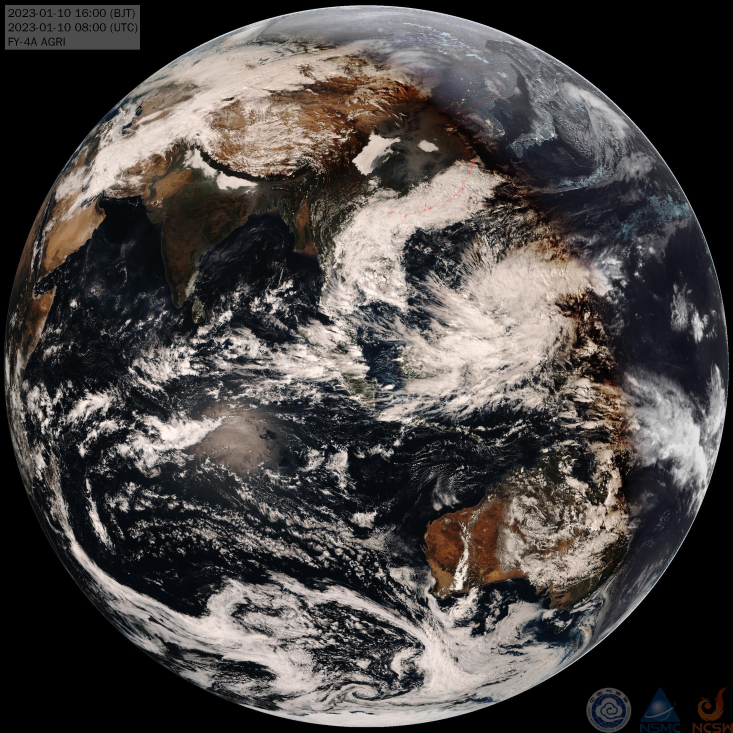
#> input picture bin/pic/cache_wallpaper.jpg, 2198 x 2198 px, found by its file name (shown at 1/3 size)
$ python fy4a.py
#> lines starting #> are read from the running program, lines starting #| are printed output that depends on the picture
import requests
#import time
import os
from PIL import Image

file_cache= os.environ['HOME'] + '/data/fy4a/pic/cache_wallpaper.jpg'
file_final= os.environ['HOME'] + '/data/fy4a/pic/final.jpg'

def checkDir(download_path):
  mkdirlambda = lambda x: os.makedirs(x) if not os.path.exists(x) else True  # 目录是否存在,不存在则创建
  mkdirlambda(download_path)


def crawlWallpaper(download_path = "pic"):
  checkDir(download_path)
  picture_url = 'http://img.nsmc.org.cn/CLOUDIMAGE/FY4A/MTCC/FY4A_DISK.JPG'
  res = requests.get(picture_url)
  with open(os.path.join(download_path, './cache_wallpaper.jpg'), 'wb') as f:
    f.write(res.content)


img = Image.open(file_cache)
#> img is the input picture: PIL image 2198x2198 RGB; mean R, G, B 75.8, 71.4, 69.7
imgSize = img.size
#> imgSize = (2198, 2198)
w = img.width
#> w = 2198
h = img.height
#> h = 2198
#> (the call stopped at in crawlWallpaper, `res = requests.get(picture_url)`: the network is not available in this run)


def redraw_upper_left(path, earth_w, earth_h):
    # size = 1920, 1080
#> called with earth_w = 2198, earth_h = 2198
    image1 = Image.new("RGB", (int(260 * earth_w / 1080), int(80 * earth_h / 1080)))
#> image1: PIL image 529x162 RGB; every value is 0

    image2 = Image.open(path)
    image2 = image2.resize((earth_w, earth_h), )

    image2.paste(image1, (0, 0))

    newpath = os.path.dirname(path) + '/final' + os.path.splitext(path)[1]
    image2.save(newpath, "JPEG")
    return newpath

def redraw_bottom_right(path, earth_w, earth_h):
    # size = 1920, 1080
#> called with earth_w = 2198, earth_h = 2198
    image1 = Image.new("RGB", (int(250 * earth_w / 1080), int(80 * earth_h / 1080)))
#> image1: PIL image 508x162 RGB; every value is 0

    image2 = Image.open(path)
    image2 = image2.resize((earth_w, earth_h), )

    # image.thumbnail(size)
    bw, bh = image1.size
#> bw = 508; bh = 162
    lw, lh = image2.size
#> lw = 2198; lh = 2198

    image2.paste(image1, (lw - bw, lh - bh))

    newpath = os.path.dirname(path) + '/final' + os.path.splitext(path)[1]
    image2.save(newpath, "JPEG")
    return newpath

def redraw_left_right(path, screen_w, screen_h, earth):
    # size
#> called with screen_w = 2198, screen_h = 2198, earth = 1200
    image1 = Image.new("RGB", (screen_w, screen_h))
#> image1: PIL image 2198x2198 RGB; every value is 0

    image2 = Image.open(path)
    image2 = image2.resize((earth, earth), )
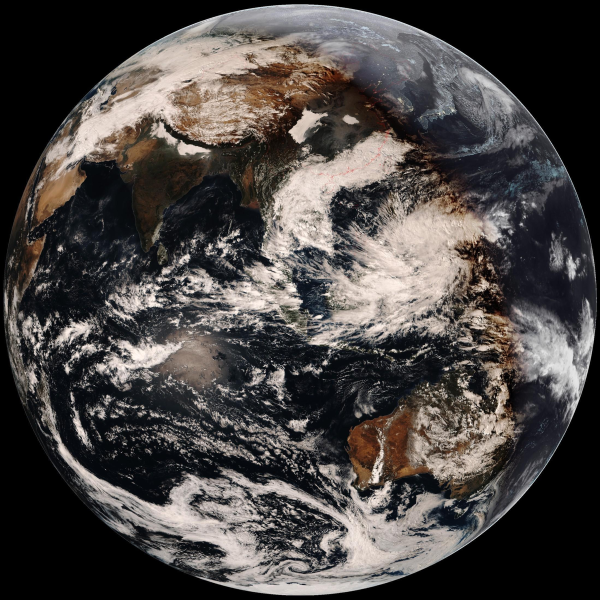
#> image2: PIL image 1200x1200 RGB (shown at 1/2 size); mean R, G, B 74.8, 70.4, 68.7

    # image.thumbnail(size)
    bw, bh = image1.size
#> bw = 2198; bh = 2198
    lw, lh = image2.size
#> lw = 1200; lh = 1200
    image1.paste(image2, (int((bw - lw) / 2), int((bh - lh) / 2)))
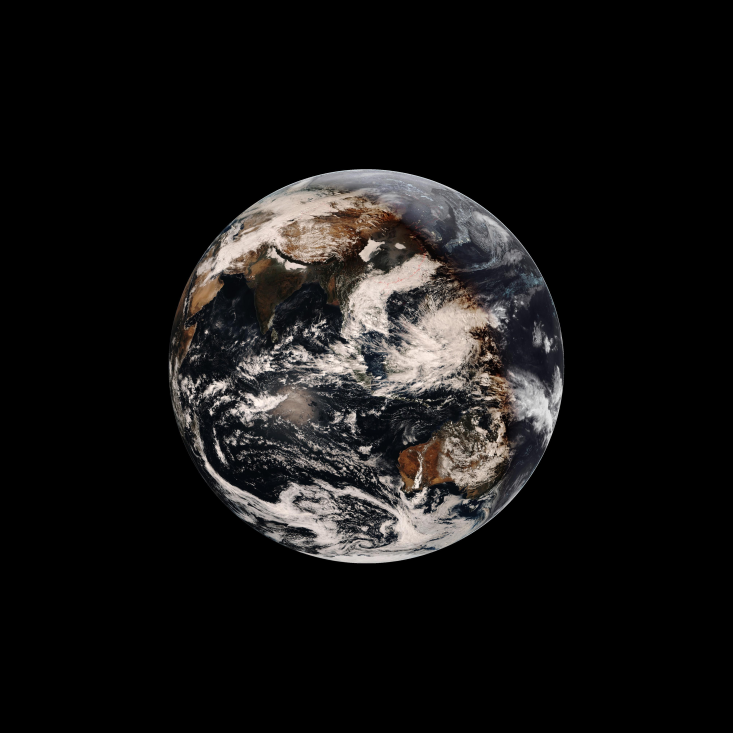
#> image1: PIL image 2198x2198 RGB (shown at 1/3 size); mean R, G, B 22.3, 21, 20.5

    newpath = os.path.dirname(path) + '/final' + os.path.splitext(path)[1]
    image1.save(newpath, "PNG")
    return newpath

if __name__ == '__main__':
    crawlWallpaper()
    redraw_upper_left(file_cache, w, h)
    redraw_bottom_right(file_final, w, h)
    redraw_left_right(file_final, w, h, 1200)

os.system('feh --bg-fill /data/fy4a/pic/final.jpg')
print("OK")

$ run again, with Pictures/1.jpg copied over bin/pic/cache_wallpaper.jpg
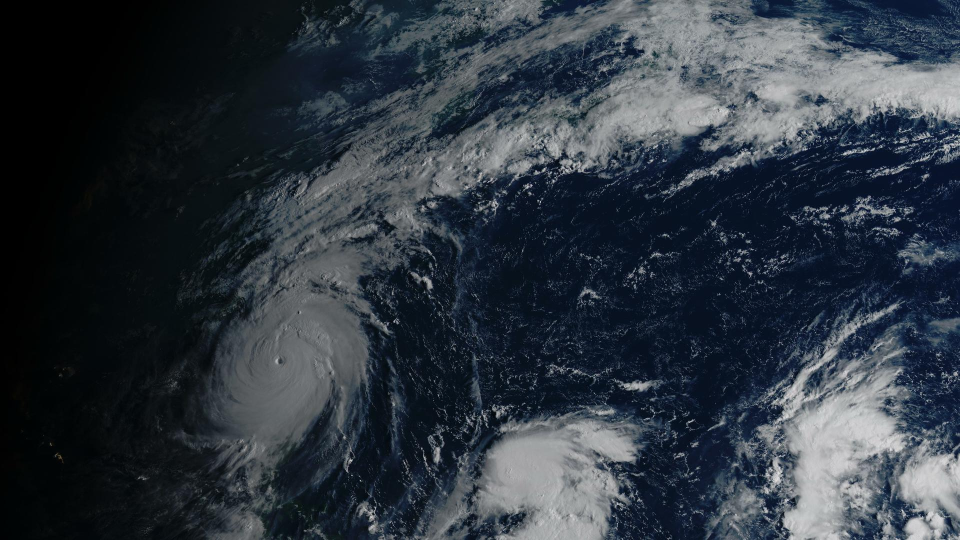
#> input picture Pictures/1.jpg, 1920 x 1080 px, found by its file name (shown at 1/2 size)
#> img is the input picture: PIL image 1920x1080 RGB; mean R, G, B 46.4, 54.6, 63.4
#> in redraw_left_right, `image2 = image2.resize((earth, earth), )`:
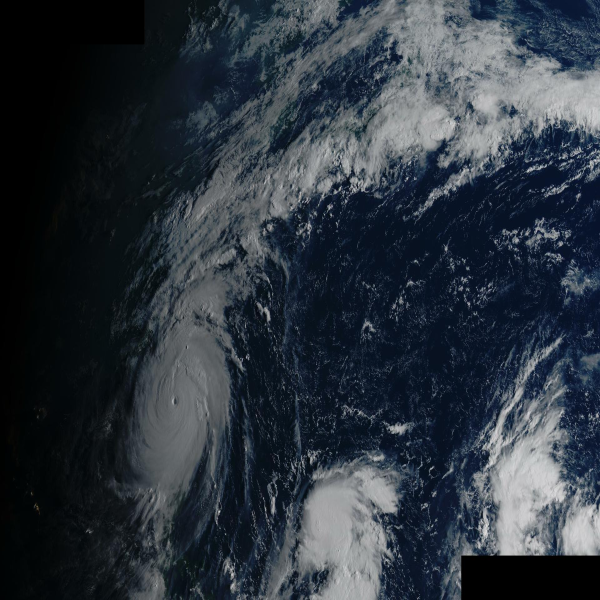
#> image2: PIL image 1200x1200 RGB (shown at 1/2 size); mean R, G, B 44.4, 52.4, 61.1
#> in redraw_left_right, `image1.paste(image2, (int((bw - lw) / 2), int((bh - lh) / 2)))`:
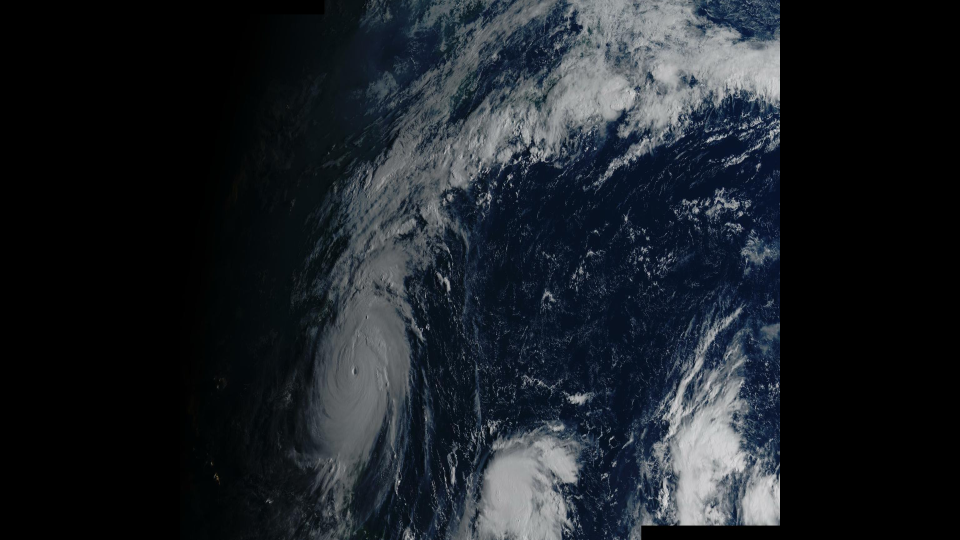
#> image1: PIL image 1920x1080 RGB (shown at 1/2 size); mean R, G, B 28.1, 33.1, 38.7
